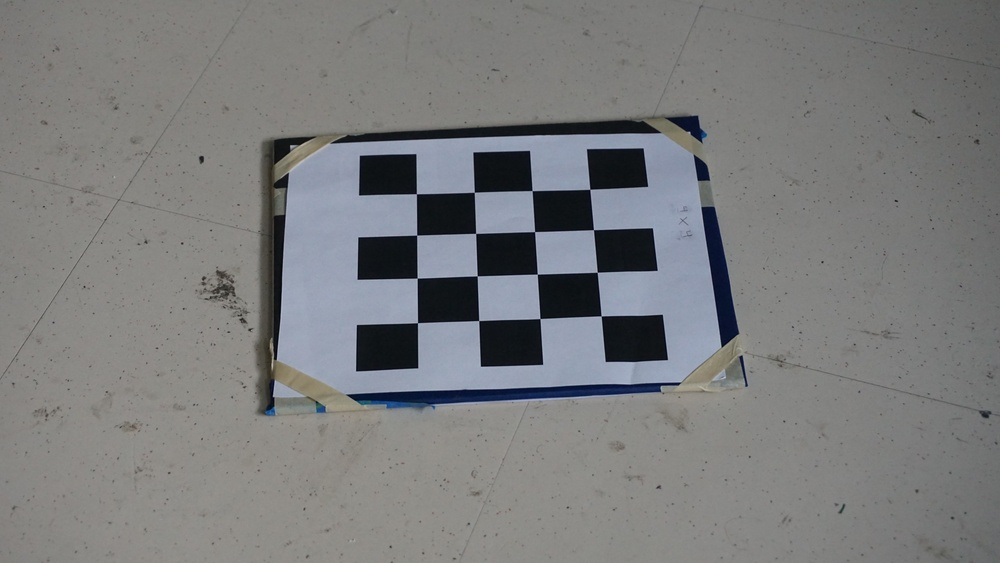
#> input picture calib_photos_sony/DSC00296.JPG, 1000 x 563 px, shrunk from 6000 x 3376 before the run, given in place of the camera
$ python PoseEstimationT.py
#> lines starting #> are read from the running program, lines starting #| are printed output that depends on the picture; after the words box and inside, x2 and y2 are one past the last pixel; in counts of white or black regions, pixels touching at a corner belong together
import numpy as np
import cv2 as cv
import glob

NUM_COLS = 7
NUM_ROWS = 6

# draw XYZ axes
def draw(img, corners, imgpts):
    corner = tuple(map(int, corners[0].ravel()))
    print('\ncorner: ', corner)

    print('point 2: ', tuple(map(int, imgpts[0].ravel())))
    print('point 2: ', tuple(map(int, imgpts[1].ravel())))
    print('point 2: ', tuple(map(int, imgpts[2].ravel())))

    img = cv.line(img, corner, tuple(map(int, imgpts[0].ravel())), (255, 0, 0), 5)
    img = cv.line(img, corner, tuple(map(int, imgpts[1].ravel())), (0, 255, 0), 5)
    img = cv.line(img, corner, tuple(map(int, imgpts[2].ravel())), (0, 0, 255), 5)
    return img

# load in distoration parameters calculated earlier
with np.load('distortionparams.npz') as f:
#> (reads distortionparams.npz from the repository)
    mtx, dist, _, _ = [f[i] for i in ('mtx', 'dist', 'rvecs', 'tvecs')]

criteria = (cv.TERM_CRITERIA_EPS + cv.TERM_CRITERIA_MAX_ITER, 30, 0.001)
objp = np.zeros((NUM_COLS*NUM_ROWS,3), np.float32)
objp[:,:2] = np.mgrid[0:NUM_COLS,0:NUM_ROWS].T.reshape(-1,2)
axis = np.float32([[3,0,0], [0,3,0], [0,0,-3]]).reshape(-1,3)

# record camera
cam = cv.VideoCapture(0)
while True:
    ret, img = cam.read()
#> img is the input picture: shape (563, 1000, 3); mean B, G, R 124.1, 123.5, 122.7
    gray = cv.cvtColor(img, cv.COLOR_BGR2GRAY)
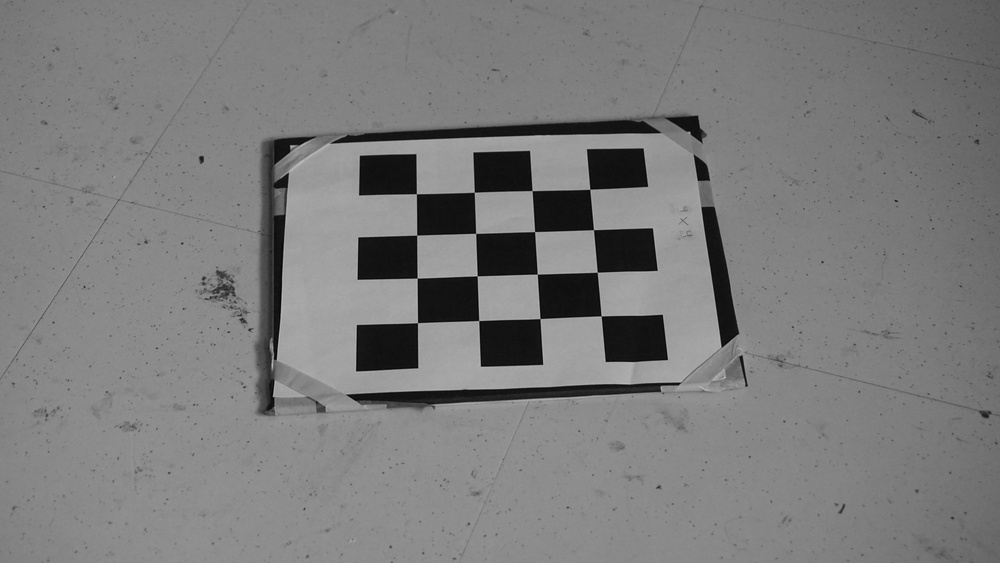
#> gray: shape (563, 1000); min 2, max 194, mean 123.4
    #ret, gray = cv.threshold(gray, 50, 255, cv.THRESH_BINARY)
    gray = cv.adaptiveThreshold(gray, 255, cv.ADAPTIVE_THRESH_GAUSSIAN_C, cv.THRESH_BINARY, 51, 2)
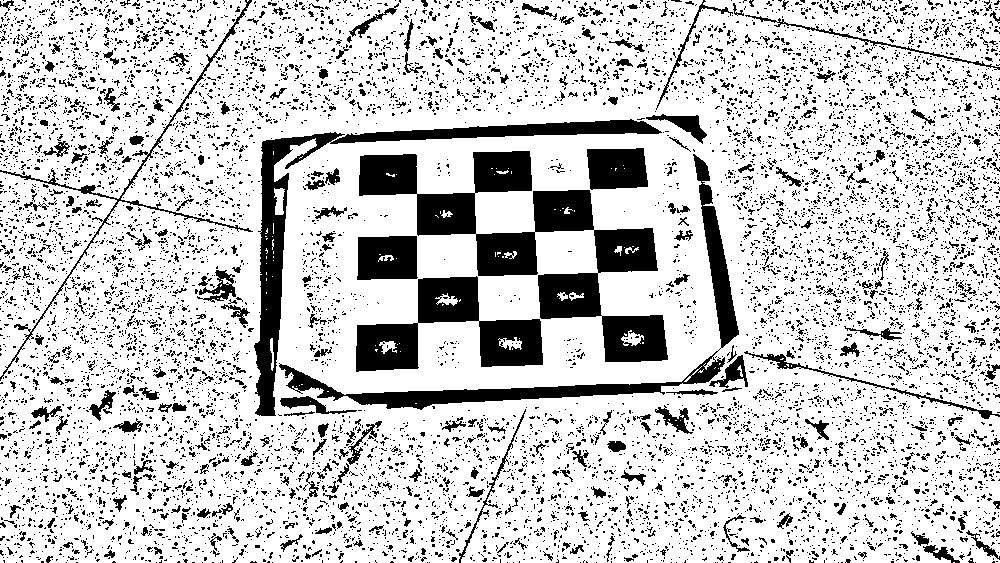
#> gray: shape (563, 1000); 79.6% white; 10288 black regions (9795 under 20 px), largest, box (x1, y1, x2, y2) and area: (359, 151, 668, 362) 19217, (254, 119, 662, 416) 9404, (356, 276, 543, 372) 7856

    kernel = np.ones((3, 3), np.uint8)
    gray = cv.erode(gray, kernel, iterations=1)
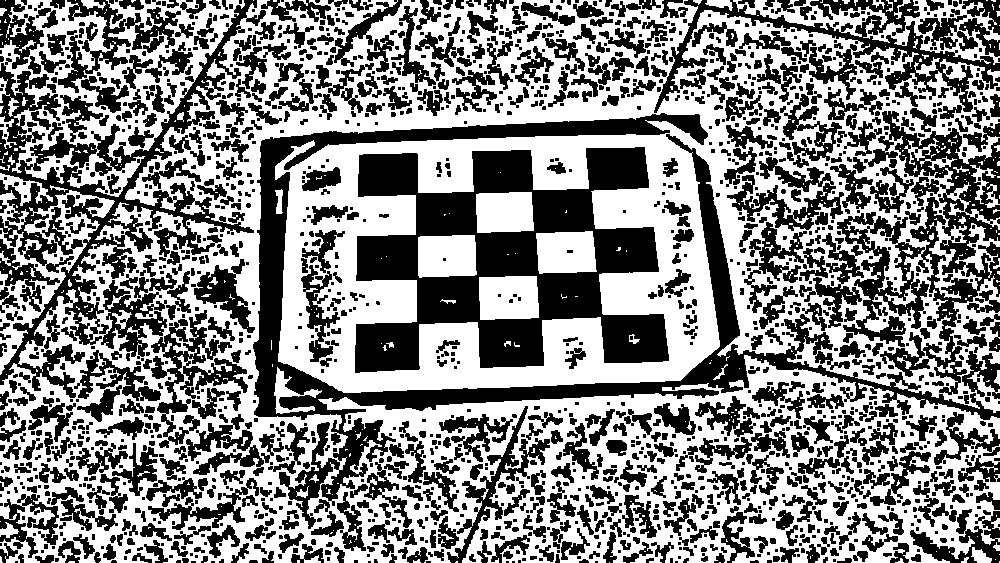
#> gray: shape (563, 1000); 53.2% white; 1774 black regions (876 under 20 px), largest, box (x1, y1, x2, y2) and area: (355, 147, 669, 373) 35524, (253, 113, 1000, 529) 31759, (0, 0, 266, 398) 19248

    cv.imshow('thresh', gray)

    ret, corners = cv.findChessboardCorners(gray, (NUM_COLS,NUM_ROWS), None)
#> ret = False; corners = None

    if ret:
        subcorners = cv.cornerSubPix(gray, corners, (11, 11), (-1, -1), criteria)

        ret, rvecs, tvecs = cv.solvePnP(objp, subcorners, mtx, dist)

        imgpts, jac = cv.projectPoints(axis, rvecs, tvecs, mtx, dist)

        img = draw(img, subcorners, imgpts)

    cv.imshow('img', img)

    k = cv.waitKey(1)
#> (key Esc is pressed here)
    if k == 27:
        break

cv.destroyAllWindows()
